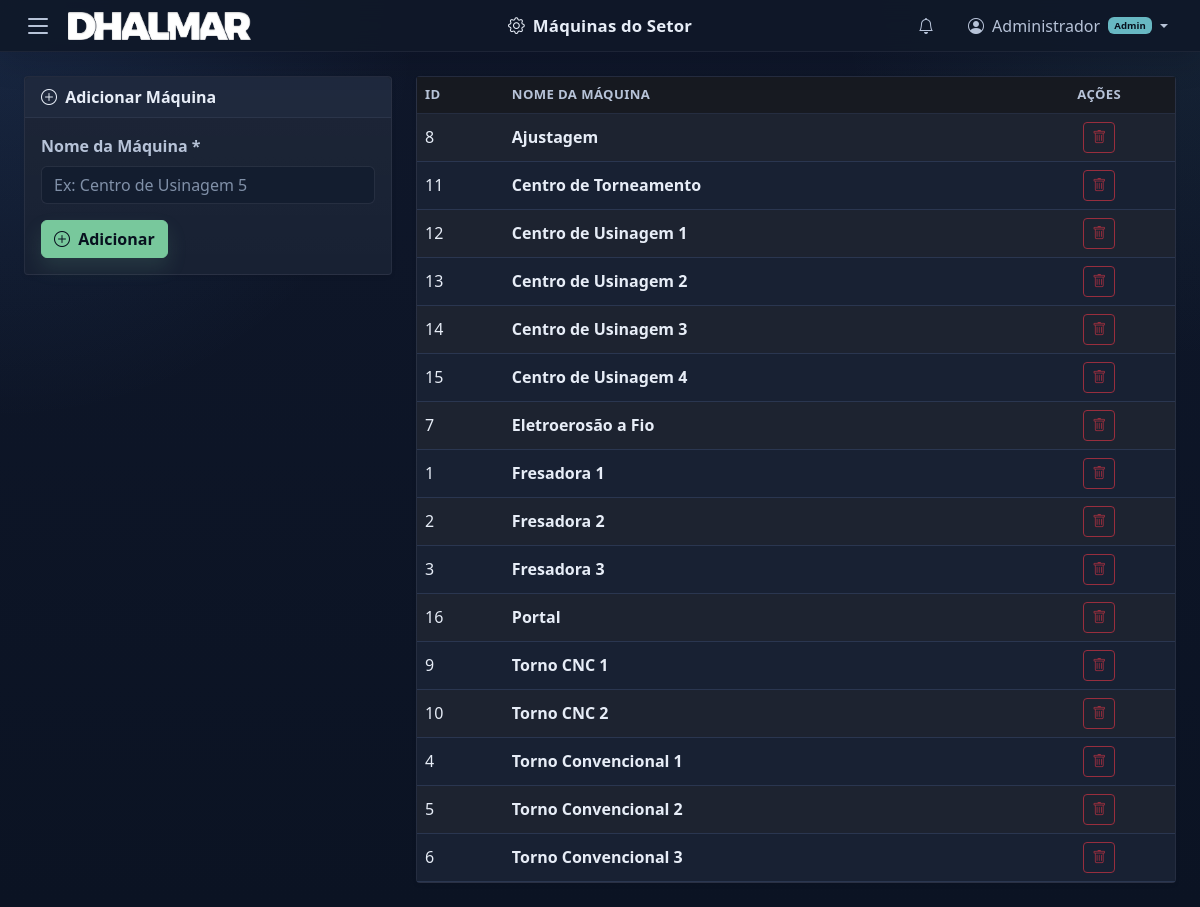
Page /machines/ (signed in) on the committed database.
### app/models.py (models this page shows, shortened)
class User(Base):
    __tablename__ = "users"
    id = Column(Integer, primary_key=True, index=True)
    username = Column(String(100), nullable=False, unique=True)
    full_name = Column(String(200), nullable=False, default="")
    password_hash = Column(String(255), nullable=False)
    role = Column(String(10), nullable=False, default="USER")  # ADMIN or USER
    active = Column(Integer, default=1)  # 1=active, 0=disabled
    created_at = Column(DateTime, default=datetime.utcnow)

class Machine(Base):
    __tablename__ = "machines"
    id = Column(Integer, primary_key=True, index=True)
    name = Column(String(200), nullable=False, unique=True)
    movements = relationship("Movement", back_populates="machine")

### app/routers/machines.py (the view)
@router.get("/")
def machines_list(request: Request, db: Session = Depends(get_db)):
    machines = db.query(Machine).order_by(Machine.name).all()
    return request.app.state.templates.TemplateResponse(
        request=request,
        name="machines/index.html",
        context={"machines": machines},
    )

### app/templates/machines/index.html (shortened to what this page needs)
{% extends "base.html" %}
{% set active_page = "machines" %}
{% block topbar_title %}<i class="bi bi-gear me-2"></i>Máquinas do Setor{% endblock %}
{% block content %}
<div class="row g-4">
    <div class="col-lg-4">
        <div class="card shadow-sm">
            <div class="card-header">
                <i class="bi bi-plus-circle me-1"></i> Adicionar Máquina
            </div>
            <div class="card-body">
                <form method="POST" action="/machines/create">
                    <div class="mb-3">
                        <label class="form-label fw-semibold">Nome da Máquina *</label>
                        <input type="text" name="name" class="form-control"
                               placeholder="Ex: Centro de Usinagem 5" required>
                    </div>
                    <button type="submit" class="btn btn-success">
                        <i class="bi bi-plus-circle me-1"></i> Adicionar
                    </button>
                </form>
            </div>
        </div>
    </div>
    <div class="col-lg-8">
        <div class="card shadow-sm">
            <div class="card-body p-0">
                <div class="table-responsive">
                    <table class="table table-hover table-striped mb-0 align-middle">
                        <thead class="table-dark">
                            <tr>
                                <th>ID</th>
                                <th>Nome da Máquina</th>
                                <th class="text-center">Ações</th>
                            </tr>
                        </thead>
                        <tbody>
                        {% for m in machines %}
                            <tr>
                                <td>{{ m.id }}</td>
                                <td class="fw-semibold">{{ m.name }}</td>
                                <td class="text-center">
                                    <form method="POST" action="/machines/{{ m.id }}/delete"
                                          class="d-inline"
                                          onsubmit="return confirm('Excluir máquina {{ m.name }}?')">
                                        <button class="btn btn-sm btn-outline-danger"
                                                {% if m.movements %}disabled title="Não é possível excluir: possui movimentações"{% endif %}>
                                            <i class="bi bi-trash"></i>
                                        </button>
                                    </form>
                                </td>
                            </tr>
                        {% endfor %}
                        </tbody>
                    </table>
                </div>
            </div>
        </div>
    </div>
</div>
{% endblock %}

### app/templates/base.html (shortened to what this page needs)
<!DOCTYPE html>
<html lang="pt-BR" data-bs-theme="dark">
<head>
    <link href="https://cdn.jsdelivr.net/npm/bootstrap@5.3.3/dist/css/bootstrap.min.css"
          rel="stylesheet">
    <link href="https://cdn.jsdelivr.net/npm/bootstrap-icons@1.11.3/font/bootstrap-icons.min.css"
          rel="stylesheet">
    <link href="/static/css/style.css?v=15" rel="stylesheet">
</head>
<body>
<header id="topbar" class="topbar">
    <div class="topbar-left">
        {% if request.state.current_user %}
        <button id="navToggleBtn" class="topbar-hamburger" aria-label="Menu" aria-expanded="false">
            <span></span>
            <span></span>
            <span></span>
        </button>
        {% endif %}
        <img src="/static/images/DHALMARLOGO.png" alt="Dhalmar" class="topbar-logo">
    </div>
    <div class="topbar-center">
        <span class="topbar-page-title">{% block topbar_title %}{% endblock %}</span>
    </div>
    <div class="topbar-right">
        {% if request.state.current_user %}
        <div class="topbar-icon-wrapper" id="notificationBell" role="button"
             data-bs-toggle="modal" data-bs-target="#notificationModal"
             title="Notificações">
            <i class="bi bi-bell"></i>
        </div>
        <div class="dropdown">
            <a class="topbar-user dropdown-toggle" href="#" id="userDropdown"
               role="button" data-bs-toggle="dropdown" aria-expanded="false">
                <i class="bi bi-person-circle"></i>
                <span class="d-none d-md-inline ms-1">
                    {{ request.state.current_user.full_name or request.state.current_user.username }}
                </span>
                {% if request.state.current_user.role == 'ADMIN' %}
                <span class="badge bg-info ms-1" style="font-size: 0.6rem;">Admin</span>
                {% endif %}
            </a>
        </div>
        {% endif %}
    </div>
</header>
<main id="mainContent" class="main-content">
    {% block content %}{% endblock %}
</main>
</body>
</html>

### rows in the picture
User: state.current_user "Administrador"
Machine: id "8", name "Ajustagem"
Machine: id "11", name "Centro de Torneamento"
Machine: id "12", name "Centro de Usinagem 1"
Machine: id "13", name "Centro de Usinagem 2"
Machine: id "14", name "Centro de Usinagem 3"
Machine: id "15", name "Centro de Usinagem 4"
Machine: id "7", name "Eletroerosão a Fio"
Machine: id "1", name "Fresadora 1"
Machine: id "2", name "Fresadora 2"
Machine: id "3", name "Fresadora 3"
Machine: id "16", name "Portal"
Machine: id "9", name "Torno CNC 1"
Machine: id "10", name "Torno CNC 2"
Machine: id "4", name "Torno Convencional 1"
Machine: id "5", name "Torno Convencional 2"
Machine: id "6", name "Torno Convencional 3"
